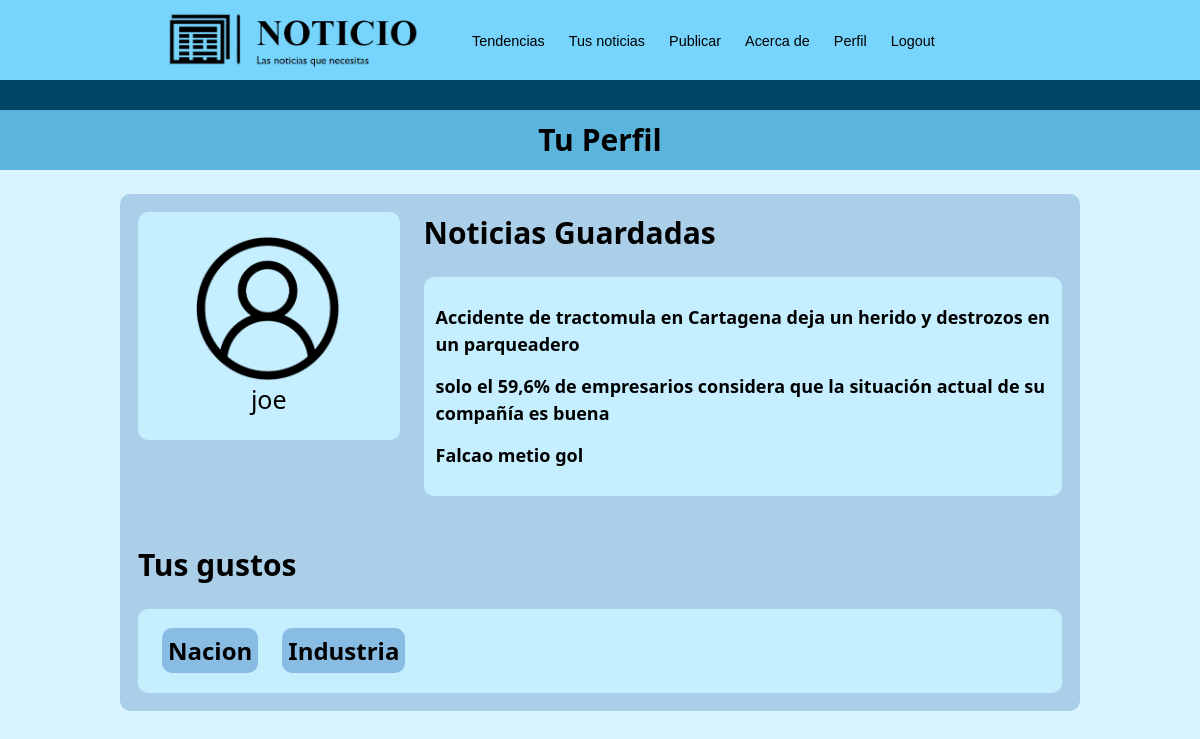
Screenshot of /perfil (signed in) with the database file from the repository.
### main/models.py (models this page shows, shortened)
class CustomUser(AbstractBaseUser, PermissionsMixin):
    username = models.CharField(max_length=12, unique=True)
    TAGS = (
        ('Nacion','Nacion'),
        ("Industria","Industria"),
        ("Economia","Economia"),
        ("Deportes","Deportes"),
        ("Farandula","Farandula"),
        ("Política","Política"),
        ("Mundo","Mundo"),
        ("Opinion","Opinion"),
    )
    preferences = MultiSelectField(max_length= 50, choices = TAGS)
    saved_news = models.ManyToManyField(Noticia, blank=True)
    is_staff = models.BooleanField(default=False)
    is_superuser = models.BooleanField(default=False)
    is_active = models.BooleanField(default=True)
    password2 = models.CharField(max_length=20)
    objects = CustomUserManager()
    USERNAME_FIELD = 'username'

class Noticia(models.Model):
    TAGS = (
        ('Nacion','Nacion'),
        ("Industria","Industria"),
        ("Economia","Economia"),
        ("Deportes","Deportes"),
        ("Farandula","Farandula"),
        ("Política","Política"),
        ("Mundo","Mundo"),
        ("Opinion","Opinion"),
    )
    autor = models.CharField(max_length=30)
    tags = models.CharField(max_length=50, choices = TAGS)
    titulo = models.TextField(max_length=200)
    resumen = models.TextField(max_length=600)
    fecha = models.DateField(auto_now=True)
    user = models.ForeignKey('CustomUser', on_delete=models.CASCADE,null=True,blank=True)
    url = models.CharField(max_length=200, null=True, blank = True)
    contenido = models.TextField(max_length=4000,null=True)
    class Meta:
        ordering = ["fecha"]

### main/views.py (the view)
# urls.py: path('perfil',views.perfil),
def perfil(request):
    user = request.user
    print(type(user.preferences))
    return render(request, 'main/perfil.html', {'usuario':user})

### main/templates/main/perfil.html
{% extends 'main/layouts/nav1.html' %}
{% load static %}
{% block content %}
<div class="contenedor-subtitulo">
    <p class="subtitle">Tu Perfil</p>
</div>
<div class="fondo-perfil">
    <div class="contenedor-perfil">
        <div class="bloque-perfil">
            <img src="{% static 'imagen perfil.png' %}" class="imagen-logo">
            {{user.username}}
        </div>
        <div style="width: -webkit-fill-available;">
            <h2 class="subtitle">Noticias Guardadas</h2>
            <div class="bloque-noticias-guardadas">
                {% for noticia in user.saved_news.all %}
                {% if noticia.url == null %}
                <a class="titulo-noticia" href = '/noticia/{{noticia.id}}' target = "_blank"><h2>{{noticia.titulo}}</h2></a>
                {% else %}
                <a class="titulo-noticia" href = {{noticia.url}} target = "_blank"><h2>{{noticia.titulo}}</h2></a>
                {% endif %}
                {% endfor %}
            </div>
        </div>
    </div>
    <div style="width: -webkit-fill-available">
        <h2 class="subtitle" style="margin: 2vw; margin-left:0px">Tus gustos</h2>
        <div class="contenedor-gustos">
            {% for tag in user.preferences %}
            <h2 class="tag-noticia">{{tag}}</h2>
            {% endfor %}
        </div>
    </div>
</div>
{% endblock %}

### main/static/clases.css (style rules this page uses)
html { scroll-behavior: smooth; }
body { margin: 0px; font-family: system-ui, -apple-system, BlinkMacSystemFont, 'Segoe UI', Roboto, Oxygen, Ubuntu, Cantarell, 'Open Sans', 'Helvetica Neue', sans-serif; min-height: 100vh; background-color: #D9F4FF; }
a { text-decoration: none; color: #1B7095; }
.bloque-noticias-guardadas { padding: 1vw; line-height: 1.5; margin-bottom: 2vw; margin-top: 2vw; border-radius: 10px; font-size: max(25px, 2vw); background-color: #C5EEFF; width: -webkit-fill-available; }
.bloque-noticias-guardadas h2 { font-weight: 600; }
.bloque-perfil { padding: 2vw; border-radius: 10px; font-size: max(25px, 2vw); background-color: #C5EEFF; display: flex; flex-direction: column; align-items: center; height: fit-content; }
.contenedor-subtitulo { display: flex; justify-content: center; align-items: center; background-color: #5BB4DB; width: 100%; height: 5vw; min-height: 40px; }
.contenedor-perfil { display: flex; width: -webkit-fill-available; grid-column-gap: 2vw; }
.contenedor-gustos { display: flex; width: -webkit-fill-available; grid-column-gap: 2vw; background-color: #C5EEFF; border-radius: 10px; padding-left: 2vw; }
.titulo-noticia { text-decoration: none; color: black; font-size: max(10px, 1vw); }
.subtitle { font-size: max(20px, 2.5vw); font-weight: 700; margin: 0px; }
.fondo-perfil { background-color: #ABCFE9; border-radius: 10px; margin-left: 10vw; margin-right: 10vw; margin-top: 2vw; margin-bottom: 2vw; padding: max(15px,1.5vw); display: flex; flex-direction: column; align-items: flex-start; }
.tag-noticia { background-color: #88BCE2; border-radius: 10px; align-self: baseline; padding: max(6px, 0.5vw); }
.imagen-logo { height: fit-content; max-width: 70%; align-self: center; }

### rows the page displays
CustomUser: username "joe"
Noticia: titulo "Accidente de tractomula en Cartagena deja un herido y destrozos en un parqueadero"
Noticia: titulo "solo el 59,6% de empresarios considera que la situación actual de su compañía es buena"
Noticia: titulo "Falcao metio gol"

### other values shown
{{ tag }} "Nacion" "Industria"
